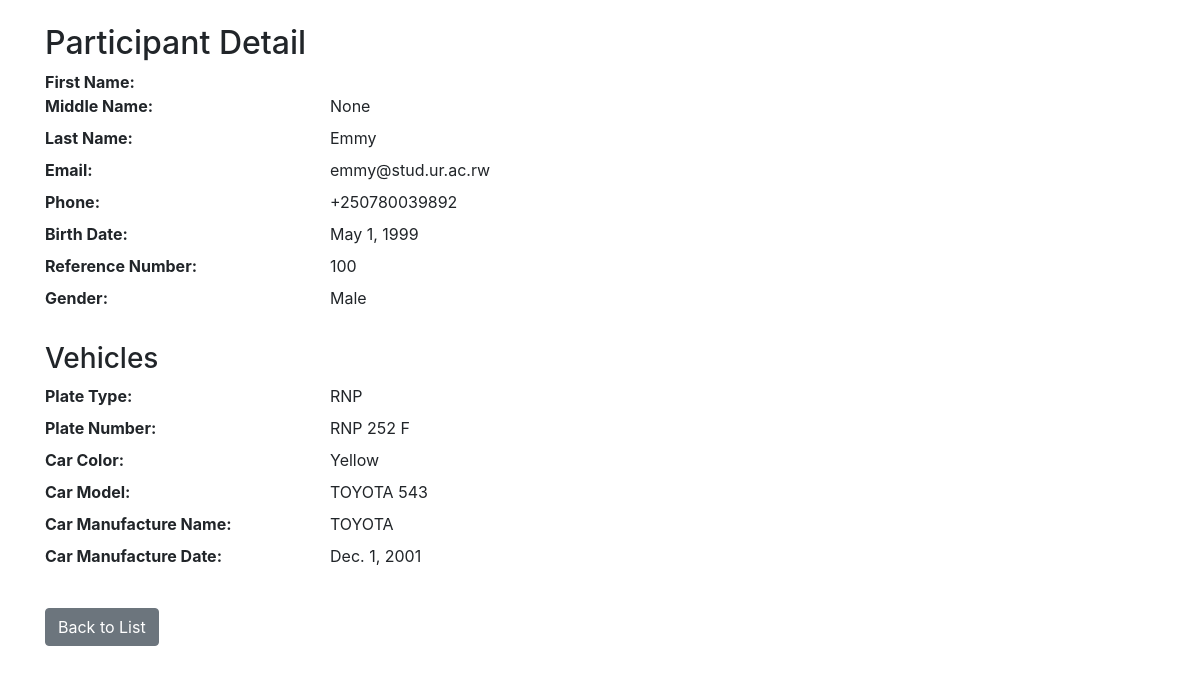
/3/, run on an earlier commit of the app's database.
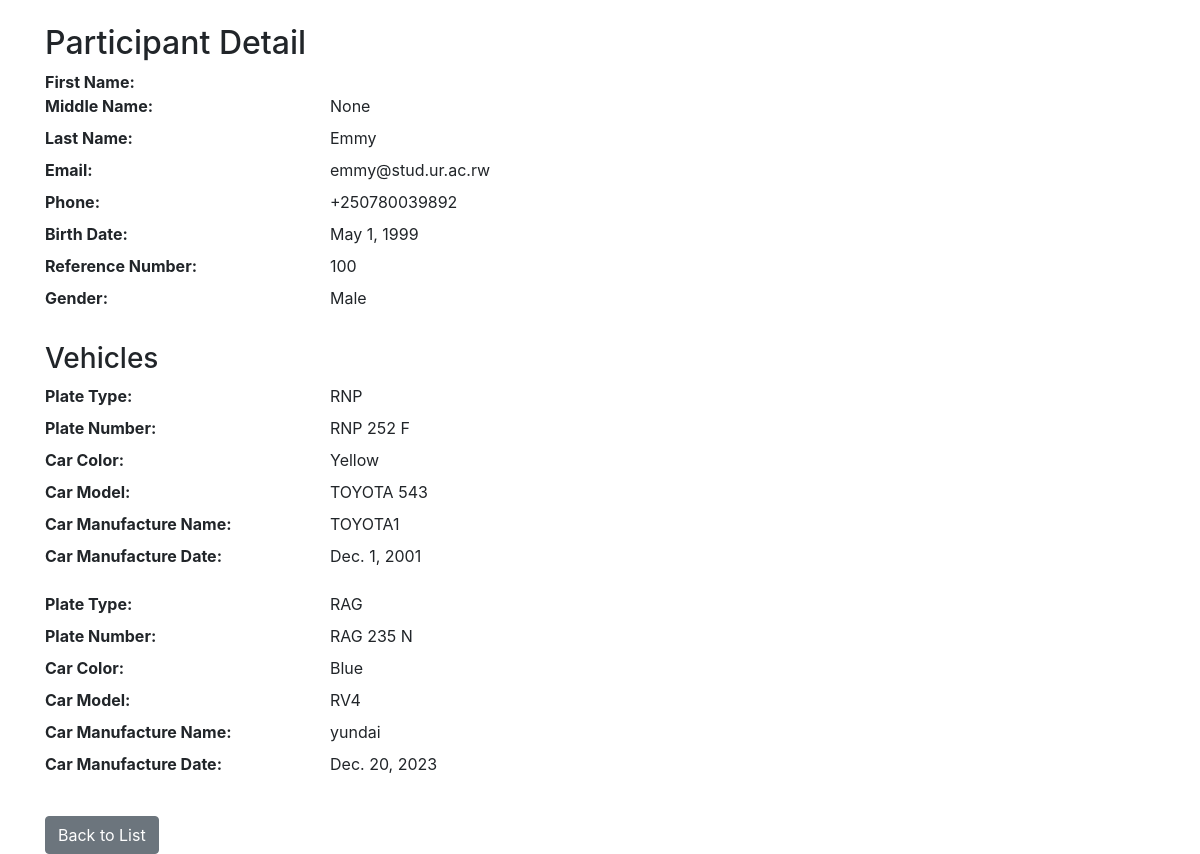
And on a later commit of the database.
### ValidationApp/models.py (models this page shows, shortened)
class Vehicle(models.Model):
    participant = models.ForeignKey(Participant, on_delete=models.CASCADE, blank=True, null=True,
                                    help_text=_('If this is the first time creating a participant, leave it empty.'))
    PLATE_TYPE_CHOICES = [
        ('GR', 'Government (GR)'),
        ('IT', 'Import Temporary (IT)'),
        ('RNP', 'Rwanda National Police (RNP)'),
        ('RDF', 'Rwanda Defence Force (RDF)'),
        ('CD', 'Ambassador (CD)'),
        ('RAA', 'RAA'),
        ('RAB', 'RAB'),
        ('RAC', 'RAC'),
        ('RAD', 'RAD'),
        ('RAE', 'RAE'),
        ('RAF', 'RAF'),
        ('RAG', 'RAG'),
        ('RAH', 'RAH'),
    ]
    plate_type = models.CharField(max_length=3, choices=PLATE_TYPE_CHOICES, verbose_name='Plate Type',
                                  validators=[validate_plate_type])
    plate_number = models.CharField(max_length=10, )
    car_color = models.CharField(max_length=50)
    car_model = models.CharField(max_length=50)
    car_manufacture_name = models.CharField(max_length=50)
    car_manufacture_date = models.DateField(validators=[validate_manufacture_date])

### ValidationApp/views.py (the view)
# urls.py: path('<int:pk>/', views.participant_detail, name='participant_detail'),
def participant_detail(request, pk):
    participant = Participant.objects.get(pk=pk)
    return render(request, 'participant_detail.html', {'participant': participant})

### ValidationApp/templates/participant_detail.html
{% extends 'base.html' %}
{% block content %}
  <h2 class="mt-3">Participant Detail</h2>
  <dl class="row">
    <dt class="col-sm-3">First Name:</dt>
    <dd class="col-sm-9">{% if participant.middle_name %}{{ participant.middle_name }}{% endif %}</dd>
    <dt class="col-sm-3">Middle Name:</dt>
    <dd class="col-sm-9">{{ participant.middle_name }}</dd>
    <dt class="col-sm-3">Last Name:</dt>
    <dd class="col-sm-9">{{ participant.last_name }}</dd>
    <dt class="col-sm-3">Email:</dt>
    <dd class="col-sm-9">{{ participant.email }}</dd>
    <dt class="col-sm-3">Phone:</dt>
    <dd class="col-sm-9">{{ participant.phone }}</dd>
    <dt class="col-sm-3">Birth Date:</dt>
    <dd class="col-sm-9">{{ participant.birth_date }}</dd>
    <dt class="col-sm-3">Reference Number:</dt>
    <dd class="col-sm-9">{{ participant.reference_number }}</dd>
    <dt class="col-sm-3">Gender:</dt>
    <dd class="col-sm-9">{{ participant.get_gender_display }}</dd>
  </dl>
  {% if participant.vehicle_set.all %}
    <h3 class="mt-4">Vehicles</h3>
    {% for vehicle in participant.vehicle_set.all %}
      <dl class="row">
        <dt class="col-sm-3">Plate Type:</dt>
        <dd class="col-sm-9">{{ vehicle.plate_type }}</dd>
        <dt class="col-sm-3">Plate Number:</dt>
        <dd class="col-sm-9">{{ vehicle.plate_number }}</dd>
        <dt class="col-sm-3">Car Color:</dt>
        <dd class="col-sm-9">{{ vehicle.car_color }}</dd>
        <dt class="col-sm-3">Car Model:</dt>
        <dd class="col-sm-9">{{ vehicle.car_model }}</dd>
        <dt class="col-sm-3">Car Manufacture Name:</dt>
        <dd class="col-sm-9">{{ vehicle.car_manufacture_name }}</dd>
        <dt class="col-sm-3">Car Manufacture Date:</dt>
        <dd class="col-sm-9">{{ vehicle.car_manufacture_date }}</dd>
      </dl>
    {% endfor %}
  {% else %}
    <p class="mt-4">No vehicles associated with this participant.</p>
  {% endif %}
  <a href="{% url 'participant_list' %}" class="btn btn-secondary mt-3">Back to List</a>
{% endblock %}

What changed in the data, as far as the page shows it:
changed Vehicle "RNP": car_manufacture_name "TOYOTA" → "TOYOTA1"
added Vehicle: plate_type "RAG", plate_number "RAG 235 N", car_color "Blue", car_model "RV4", car_manufacture_name "yundai", car_manufacture_date "Dec. 20, 2023"
